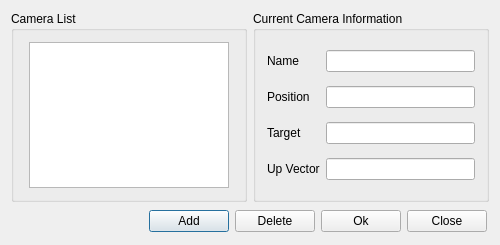
<ui version="4.0" >
 <class>EditCameraClass</class>
 <widget class="QDialog" name="EditCameraClass" >
  <property name="geometry" >
   <rect>
    <x>0</x>
    <y>0</y>
    <width>500</width>
    <height>245</height>
   </rect>
  </property>
  <property name="sizePolicy" >
   <sizepolicy vsizetype="Expanding" hsizetype="Expanding" >
    <horstretch>0</horstretch>
    <verstretch>0</verstretch>
   </sizepolicy>
  </property>
  <property name="windowTitle" >
   <string>EditCamera</string>
  </property>
  <layout class="QGridLayout" name="gridLayout_2" >
   <item row="0" column="0" >
    <widget class="QGroupBox" name="Camera" >
     <property name="title" >
      <string>Camera List</string>
     </property>
     <layout class="QGridLayout" name="gridLayout" >
      <item row="0" column="0" >
       <widget class="QListWidget" name="listWidget" >
        <property name="maximumSize" >
         <size>
          <width>200</width>
          <height>16777215</height>
         </size>
        </property>
       </widget>
      </item>
     </layout>
    </widget>
   </item>
   <item row="0" column="1" >
    <widget class="QGroupBox" name="groupBox_2" >
     <property name="title" >
      <string>Current Camera Information</string>
     </property>
     <layout class="QGridLayout" name="gridLayout_3" >
      <item row="0" column="1" >
       <widget class="QLineEdit" name="lineEdit" />
      </item>
      <item row="1" column="1" >
       <widget class="QLineEdit" name="lineEdit_2" />
      </item>
      <item row="3" column="1" >
       <widget class="QLineEdit" name="lineEdit_4" />
      </item>
      <item row="0" column="0" >
       <widget class="QLabel" name="label" >
        <property name="text" >
         <string>Name</string>
        </property>
       </widget>
      </item>
      <item row="1" column="0" >
       <widget class="QLabel" name="label_2" >
        <property name="text" >
         <string>Position</string>
        </property>
       </widget>
      </item>
      <item row="3" column="0" >
       <widget class="QLabel" name="label_4" >
        <property name="text" >
         <string>Up Vector</string>
        </property>
       </widget>
      </item>
      <item row="2" column="0" >
       <widget class="QLabel" name="Camera_2" >
        <property name="text" >
         <string>Target </string>
        </property>
       </widget>
      </item>
      <item row="2" column="1" >
       <widget class="QLineEdit" name="lineEdit_3" />
      </item>
     </layout>
    </widget>
   </item>
   <item row="1" column="0" colspan="2" >
    <layout class="QHBoxLayout" name="horizontalLayout" >
     <property name="margin" >
      <number>2</number>
     </property>
     <item>
      <spacer name="horizontalSpacer" >
       <property name="orientation" >
        <enum>Qt::Horizontal</enum>
       </property>
       <property name="sizeHint" stdset="0" >
        <size>
         <width>40</width>
         <height>20</height>
        </size>
       </property>
      </spacer>
     </item>
     <item>
      <widget class="QPushButton" name="Add" >
       <property name="focusPolicy" >
        <enum>Qt::ClickFocus</enum>
       </property>
       <property name="text" >
        <string>Add</string>
       </property>
      </widget>
     </item>
     <item>
      <widget class="QPushButton" name="pushButton_2" >
       <property name="focusPolicy" >
        <enum>Qt::ClickFocus</enum>
       </property>
       <property name="text" >
        <string>Delete</string>
       </property>
      </widget>
     </item>
     <item>
      <widget class="QPushButton" name="pushButton_3" >
       <property name="focusPolicy" >
        <enum>Qt::ClickFocus</enum>
       </property>
       <property name="text" >
        <string>Ok</string>
       </property>
      </widget>
     </item>
     <item>
      <widget class="QPushButton" name="Close" >
       <property name="focusPolicy" >
        <enum>Qt::ClickFocus</enum>
       </property>
       <property name="text" >
        <string>Close</string>
       </property>
      </widget>
     </item>
    </layout>
   </item>
  </layout>
 </widget>
 <layoutdefault spacing="6" margin="11" />
 <resources/>
 <connections/>
</ui>
